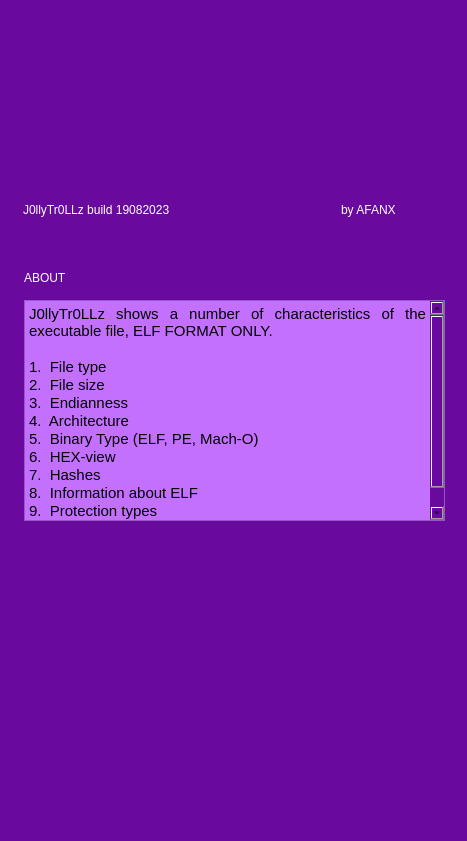
<?xml version="1.0" encoding="UTF-8"?>
<ui version="4.0">
 <class>Form</class>
 <widget class="QWidget" name="Form">
  <property name="geometry">
   <rect>
    <x>0</x>
    <y>0</y>
    <width>467</width>
    <height>841</height>
   </rect>
  </property>
  <property name="windowTitle">
   <string>About</string>
  </property>
  <property name="styleSheet">
   <string notr="true">font: 11pt &quot;ModeSeven&quot;;
background-color: rgb(106, 9, 158);</string>
  </property>
  <widget class="QLabel" name="labelName">
   <property name="geometry">
    <rect>
     <x>23</x>
     <y>200</y>
     <width>312</width>
     <height>20</height>
    </rect>
   </property>
   <property name="styleSheet">
    <string notr="true">color: rgb(255, 255, 255);
font: 15pt &quot;ModeSeven&quot;;</string>
   </property>
   <property name="text">
    <string>J0llyTr0LLz build 19082023</string>
   </property>
  </widget>
  <widget class="QLabel" name="labelByThem">
   <property name="geometry">
    <rect>
     <x>341</x>
     <y>200</y>
     <width>96</width>
     <height>20</height>
    </rect>
   </property>
   <property name="styleSheet">
    <string notr="true">color: rgb(255, 255, 255);
font: 15pt &quot;ModeSeven&quot;;</string>
   </property>
   <property name="text">
    <string>by AFANX</string>
   </property>
  </widget>
  <widget class="QLabel" name="label">
   <property name="geometry">
    <rect>
     <x>162</x>
     <y>20</y>
     <width>131</width>
     <height>151</height>
    </rect>
   </property>
   <property name="text">
    <string/>
   </property>
   <property name="pixmap">
    <pixmap>img/logotype.png</pixmap>
   </property>
  </widget>
  <widget class="QLabel" name="label_2">
   <property name="geometry">
    <rect>
     <x>99</x>
     <y>570</y>
     <width>251</width>
     <height>241</height>
    </rect>
   </property>
   <property name="text">
    <string/>
   </property>
   <property name="pixmap">
    <pixmap>img/afanx_2.png</pixmap>
   </property>
  </widget>
  <widget class="QTextEdit" name="textEdit">
   <property name="geometry">
    <rect>
     <x>24</x>
     <y>300</y>
     <width>421</width>
     <height>221</height>
    </rect>
   </property>
   <property name="styleSheet">
    <string notr="true">background-color: rgb(196, 112, 255);</string>
   </property>
   <property name="html">
    <string>&lt;!DOCTYPE HTML PUBLIC &quot;-//W3C//DTD HTML 4.0//EN&quot; &quot;http://www.w3.org/TR/REC-html40/strict.dtd&quot;&gt;
&lt;html&gt;&lt;head&gt;&lt;meta name=&quot;qrichtext&quot; content=&quot;1&quot; /&gt;&lt;style type=&quot;text/css&quot;&gt;
p, li { white-space: pre-wrap; }
&lt;/style&gt;&lt;/head&gt;&lt;body style=&quot; font-family:'ModeSeven'; font-size:11pt; font-weight:400; font-style:normal;&quot;&gt;
&lt;p align=&quot;justify&quot; style=&quot; margin-top:0px; margin-bottom:0px; margin-left:0px; margin-right:0px; -qt-block-indent:0; text-indent:0px;&quot;&gt;J0llyTr0LLz shows a number of characteristics of the executable file, ELF FORMAT ONLY.&lt;/p&gt;
&lt;p align=&quot;justify&quot; style=&quot;-qt-paragraph-type:empty; margin-top:0px; margin-bottom:0px; margin-left:0px; margin-right:0px; -qt-block-indent:0; text-indent:0px;&quot;&gt;&lt;br /&gt;&lt;/p&gt;
&lt;p align=&quot;justify&quot; style=&quot; margin-top:0px; margin-bottom:0px; margin-left:0px; margin-right:0px; -qt-block-indent:0; text-indent:0px;&quot;&gt;1.  File type&lt;/p&gt;
&lt;p align=&quot;justify&quot; style=&quot; margin-top:0px; margin-bottom:0px; margin-left:0px; margin-right:0px; -qt-block-indent:0; text-indent:0px;&quot;&gt;2.  File size&lt;/p&gt;
&lt;p align=&quot;justify&quot; style=&quot; margin-top:0px; margin-bottom:0px; margin-left:0px; margin-right:0px; -qt-block-indent:0; text-indent:0px;&quot;&gt;3.  Endianness&lt;/p&gt;
&lt;p align=&quot;justify&quot; style=&quot; margin-top:0px; margin-bottom:0px; margin-left:0px; margin-right:0px; -qt-block-indent:0; text-indent:0px;&quot;&gt;4.  Architecture&lt;/p&gt;
&lt;p align=&quot;justify&quot; style=&quot; margin-top:0px; margin-bottom:0px; margin-left:0px; margin-right:0px; -qt-block-indent:0; text-indent:0px;&quot;&gt;5.  Binary Type (ELF, PE, Mach-O)&lt;/p&gt;
&lt;p align=&quot;justify&quot; style=&quot; margin-top:0px; margin-bottom:0px; margin-left:0px; margin-right:0px; -qt-block-indent:0; text-indent:0px;&quot;&gt;6.  HEX-view&lt;/p&gt;
&lt;p align=&quot;justify&quot; style=&quot; margin-top:0px; margin-bottom:0px; margin-left:0px; margin-right:0px; -qt-block-indent:0; text-indent:0px;&quot;&gt;7.  Hashes&lt;/p&gt;
&lt;p align=&quot;justify&quot; style=&quot; margin-top:0px; margin-bottom:0px; margin-left:0px; margin-right:0px; -qt-block-indent:0; text-indent:0px;&quot;&gt;8.  Information about ELF&lt;/p&gt;
&lt;p align=&quot;justify&quot; style=&quot; margin-top:0px; margin-bottom:0px; margin-left:0px; margin-right:0px; -qt-block-indent:0; text-indent:0px;&quot;&gt;9.  Protection types&lt;/p&gt;
&lt;p align=&quot;justify&quot; style=&quot; margin-top:0px; margin-bottom:0px; margin-left:0px; margin-right:0px; -qt-block-indent:0; text-indent:0px;&quot;&gt;10. ROPGadgets and find gadgets&lt;/p&gt;&lt;/body&gt;&lt;/html&gt;</string>
   </property>
  </widget>
  <widget class="QLabel" name="label_3">
   <property name="geometry">
    <rect>
     <x>24</x>
     <y>270</y>
     <width>61</width>
     <height>16</height>
    </rect>
   </property>
   <property name="styleSheet">
    <string notr="true">color: rgb(255, 255, 255);
font: 13pt &quot;ModeSeven&quot;;</string>
   </property>
   <property name="text">
    <string>ABOUT</string>
   </property>
  </widget>
 </widget>
 <resources/>
 <connections/>
</ui>
